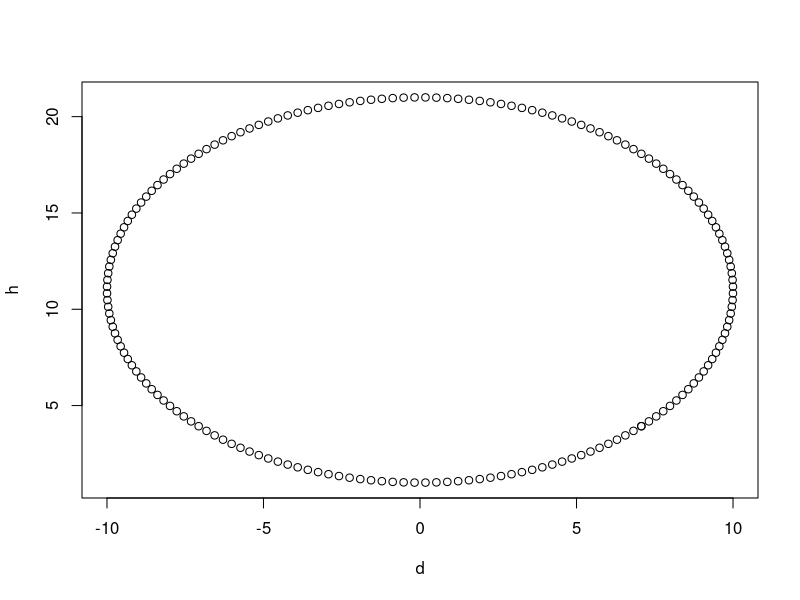
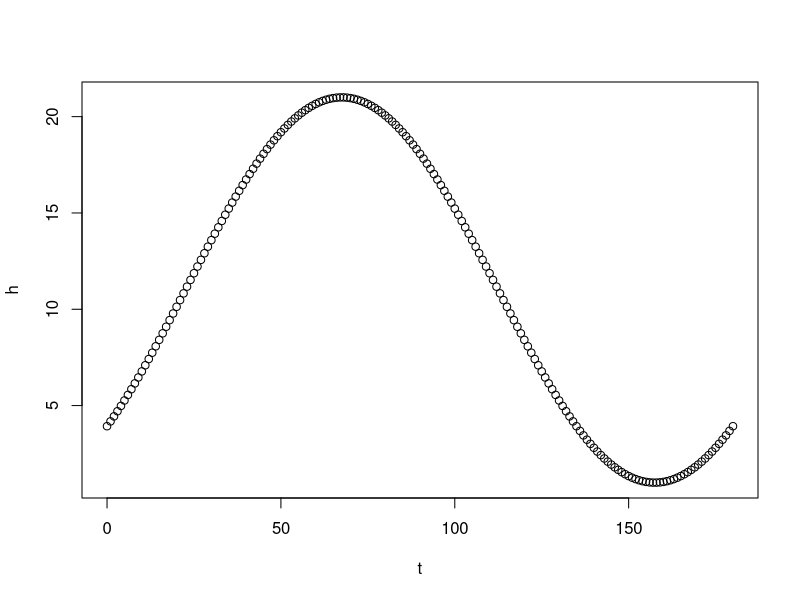
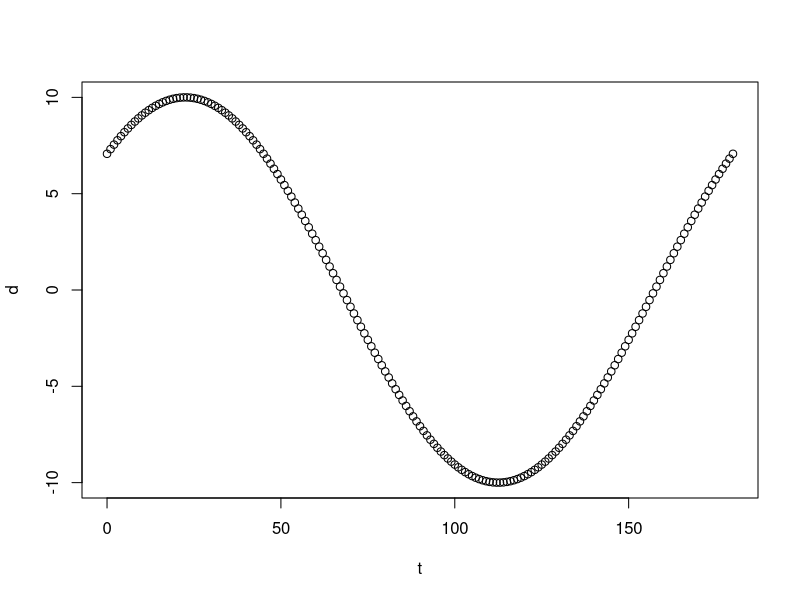
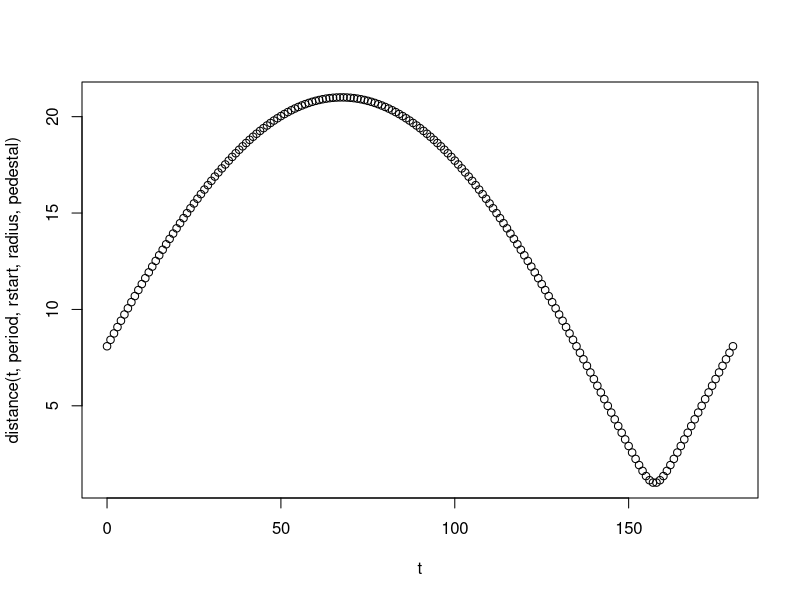
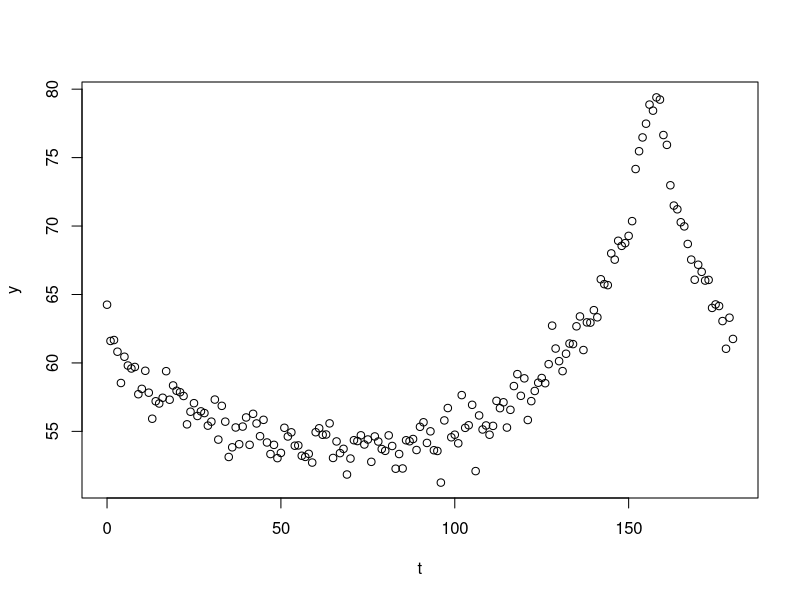

Source code (R) for these figures, in order: (Note: this script raises an error after producing the figures.)

# sinusoidal data.
# we are playing marco polo with alice
# alice is on a ferris wheel.
# every few seconds we shout "marco", and record the volume with which we hear "polo"

height = function(t, period, rstart, radius, pedestal){
  (sin(t*1/period*2*pi + rstart)+1)*radius+pedestal
}
translation = function(t, period, rstart, radius){
  cos(t*1/period*2*pi + rstart)*radius
}
distance = function(t, period, rstart, radius, pedestal){
  sqrt(height(t, period, rstart, radius, pedestal)^2 + 
         translation(t, period, rstart, radius)^2)
}

t = seq(0, 180, 1)
rstart = -pi/4
period = 180
radius = 10
pedestal = 1
h = height(t, period, rstart, radius, pedestal)
d = translation(t, period, rstart, radius)

plot(d, h)
plot(t, h)
plot(t, d)
plot(t, distance(t, period, rstart, radius, pedestal))


m = 80
s = 1
y = rnorm(length(t), 0, s) + m - 6*log2(distance(t, period, rstart, radius, pedestal))

plot(t, y)


params = list(rstart = 0, #[-pi to pi]
              period = 100,  # [1, Inf]
              radius = 5,   # [0 Inf]
              pedestal = 0, #[0, Inf] 
              m = 75,
              s = 2)


nll = function(rstart, period, radius, pedestal, m, s){
  h = (sin(t*1/period*2*pi + rstart)+1)*radius+pedestal
  x = cos(t*1/period*2*pi + rstart)*radius
  distance = sqrt(h^2+d^2)
  attenuation = -log2(distance)*6
  cat(c(rstart, period, radius, pedestal, m, s), '\n')
  -sum(dnorm(y, m+attenuation, s, log=T))
}

fit <- mle(nll, params,
           lower = list(rstart = -pi,
                        period = 0.01,
                        radius = 1e-6,
                        s = 1e-6),
           upper = list(rstart = pi))

plot(t, y)
lines(t, 79 - 6*log2(distance(t, 178, -0.82, 9.9, -0.93)), col='red')
